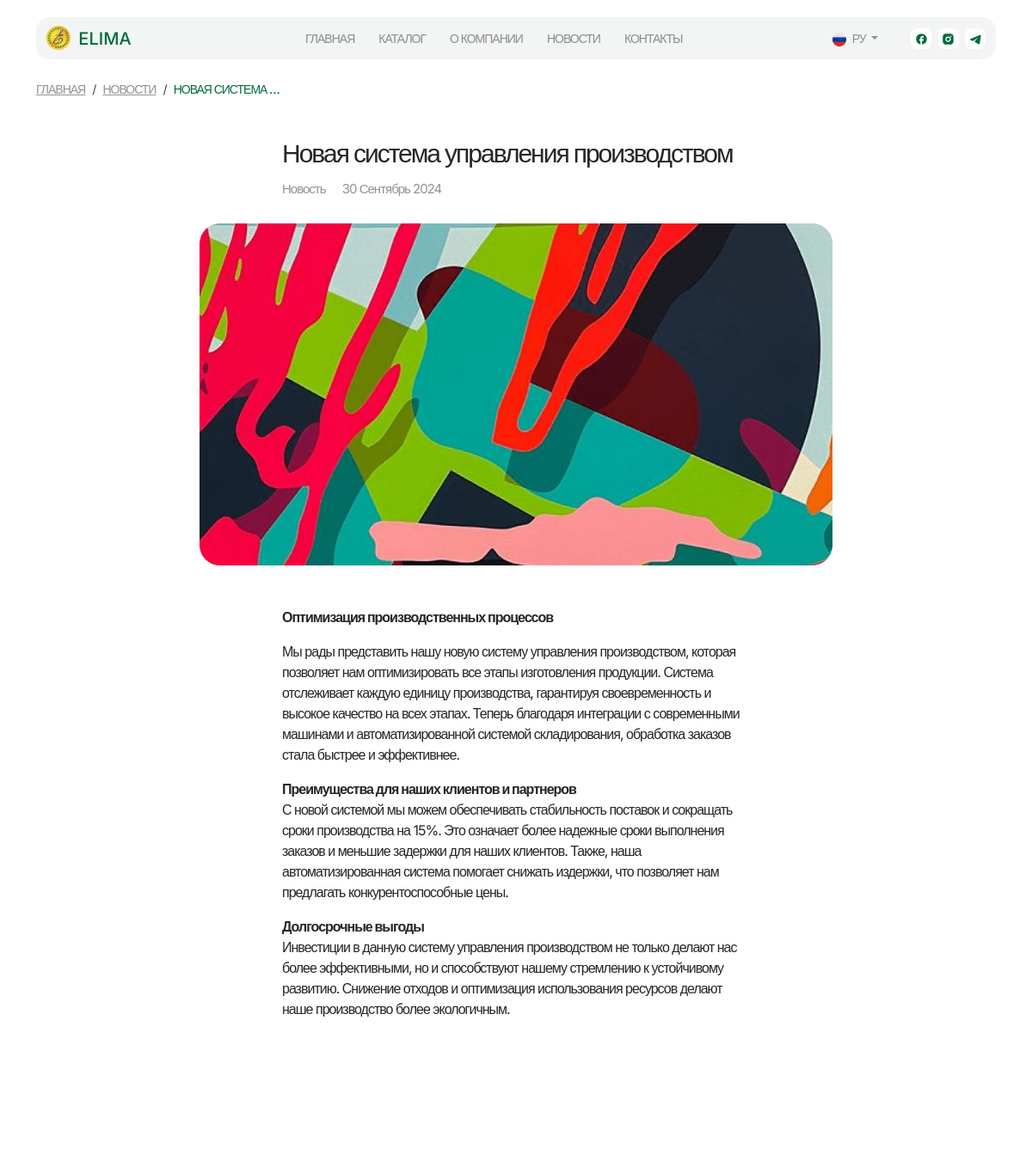
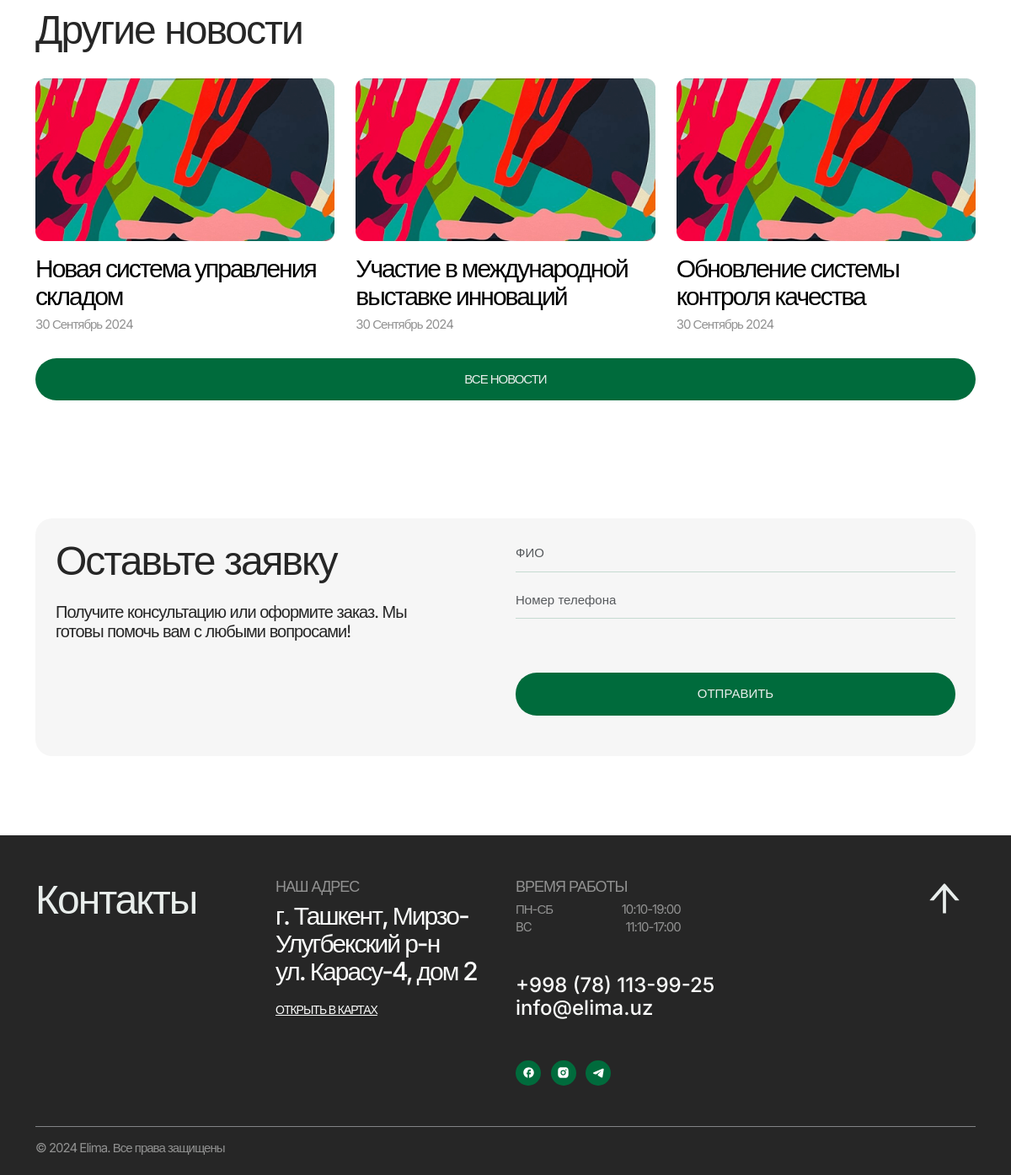
/ru/blog/post/nice-machine-2024/, run on the app's committed database (2 pictures, top to bottom).
### blog/models.py (models this page shows, shortened)
class Post(models.Model):
    title = models.CharField(max_length=255)
    slug = models.SlugField(unique=True)
    content = RichTextField(config_name='default')
    author = models.CharField(max_length=100)
    photo = models.ImageField(upload_to='img/', blank=True, null=True)
    created_at = models.DateTimeField(default=timezone.now)
    show_on_homepage = models.BooleanField(default=False)
    publish = models.BooleanField(default=True)
    category = models.ForeignKey(PostCategory, on_delete=models.CASCADE, related_name='posts', null=True, blank=True)
    class Meta:
        verbose_name = _("Post")
        verbose_name_plural = _("Posts")

### blog/views.py (the view)
# urls.py: path('post/<slug:slug>/', PostDetailView.as_view(), name='post-detail'),
class PostDetailView(DetailView):
    model = Post
    template_name = 'blog/post_details.html'
    context_object_name = 'post'
    def get_context_data(self, **kwargs):
        context = super().get_context_data(**kwargs)
        other_posts = Post.objects.exclude(id=self.object.id).order_by('-created_at')[:3]
        context['other_posts'] = other_posts
        return context

### blog/templates/blog/post_details.html
{% extends 'base.html' %}
{% load i18n %}
{% load static %}
{% block content %}
<nav class="breadcrumb mt-4">
    <a class="breadcrumb-item link-1 text-black-opacity text-uppercase" href="{% url 'home' %}">{% trans 'Home' %}</a>
    <a class="breadcrumb-item link-1 text-black-opacity text-uppercase" href="{% url 'news' %}">{% trans 'News' %}</a>
    <span class="breadcrumb-item link-1 text-accent text-uppercase" aria-current="page">{{ post.title|truncatechars:15 }}</span>
</nav>
<section class="pt-3">
    <div class="row justify-content-center">
        <div class="col-xl-8">
            <div class="mx-lg-5 px-lg-5">
                <h3 class="heading-3 mt-3 mb-3">{{ post.title }}</h3>
                <p class="body-3 mb-0 text-black-opacity">Новость <span class="ms-3">{{ post.created_at|date:"d F Y" }}</span></p>
            </div>
            {% if post.photo %}
                <img src="{{ post.photo.url }}" alt="news detail" class="img-fluid mt-4 pt-2">
            {% else %}
                <img src="{% static 'images/default-image.png' %}" class="img-fluid w-100" alt="default image">
            {% endif %}
            <div class="mx-lg-5 px-lg-5 mt-4 pt-2">
                <div class="mb-5">
                    <p class="body-2">{{ post.content|safe }}</p>
                </div>
            </div>
        </div>
    </div>
</section>
{% if other_posts|length != 0 %}
<section class="history-section">
    <div class="row justify-content-between mb-4">
        <div class="col-lg-12">
            <h2 class="heading-2">{% trans 'Other news' %}</h2>
        </div>
    </div>
    <div class="flexslider-news-details carousel mb-2">
        <ul class="slides">
            {% for other_post in other_posts %}
                <li>
                    <a href="{% url 'post-detail' other_post.slug %}" class="text-black text-decoration-none">
                        <div class="bg-grey border-radius-20">
                            {% if post.photo %}
                                <img src="{{ other_post.photo.url }}" class="img-fluid w-100" alt="news image">
                            {% else %}
                                <img src="{% static 'img/default.png' %}" class="img-fluid w-100" alt="news image">
                            {% endif %}
                        </div>
                        <h3 class="heading-3 mt-3">{{ other_post.title }}</h3>
                        <p class="body-3 mb-0 text-black-opacity">{{ other_post.created_at|date:"d F Y" }}</p>
                    </a>
                </li>
            {% endfor %}
        </ul>
    </div>
    <div class="row">
        <div class="col-12">
            <a href="{% url 'news' %}" class="btn btn-accent w-100 mt-5 mt-xl-4">{% trans 'All news' %}</a>
        </div>
    </div>
</section>
{% endif %}
<section class="leaveRequest-section mb-4">
    <div class="bg-grey border-radius-20 px-4 pt-4 pb-5">
        <div class="row justify-content-between">
            <div class="col-lg-5">
                <h2 class="heading-2 mb-3 mb-lg-4">{% trans 'Leave a request' %}</h2>
                <p class="body-2 mb-4 mb-lg-0 pb-2">{% trans 'Get a consultation or place an order. We are ready to help you with any questions you may have!' %}</p>
            </div>
            <div class="col-lg-6">
                <form>
                    <div class="mb-3">
                        <input type="name" class="form-control" id="fullname" placeholder="{% trans 'Full Name' %}">
                    </div>
                    <div class="mb-3">
                        <input type="number" class="form-control" id="PhoneNumber" placeholder="{% trans 'Phone number' %}">
                    </div>
                    <button type="submit" class="btn btn-accent w-100 mt-lg-5 mt-4">{% trans 'Send' %}</button>
                </form>
            </div>
        </div>
    </div>
</section>
{% endblock  %}

### data on the page
Post: title "НОВАЯ СИСТЕМА …", title "Новая система управления производством", created_at "30 Сентябрь 2024", photo (picture), content "Оптимизация производственных процессов Мы рады представить нашу новую систему управления производством, которая позволяет нам оптимизировать все этапы изготовления продукции. Система отслеживает каждую единицу производства, гарантируя своевременность и высокое качество на всех этапах. Теперь благодаря интеграции с современными машинами и автоматизированной системой складирования, обработка заказов стала быстрее и эффективнее. Преимущества для наших клиентов и партнеров С новой системой мы можем обеспечивать стабильность поставок и сокращать сроки производства на 15%. Это означает более надежные сроки выполнения заказов и меньшие задержки для наших клиентов. Также, наша автоматизированная…"
Post: photo (picture), title "Новая система управления складом", created_at "30 Сентябрь 2024"
Post: photo (picture), title "Участие в международной выставке инноваций", created_at "30 Сентябрь 2024"
Post: photo (picture), title "Обновление системы контроля качества", created_at "30 Сентябрь 2024"
